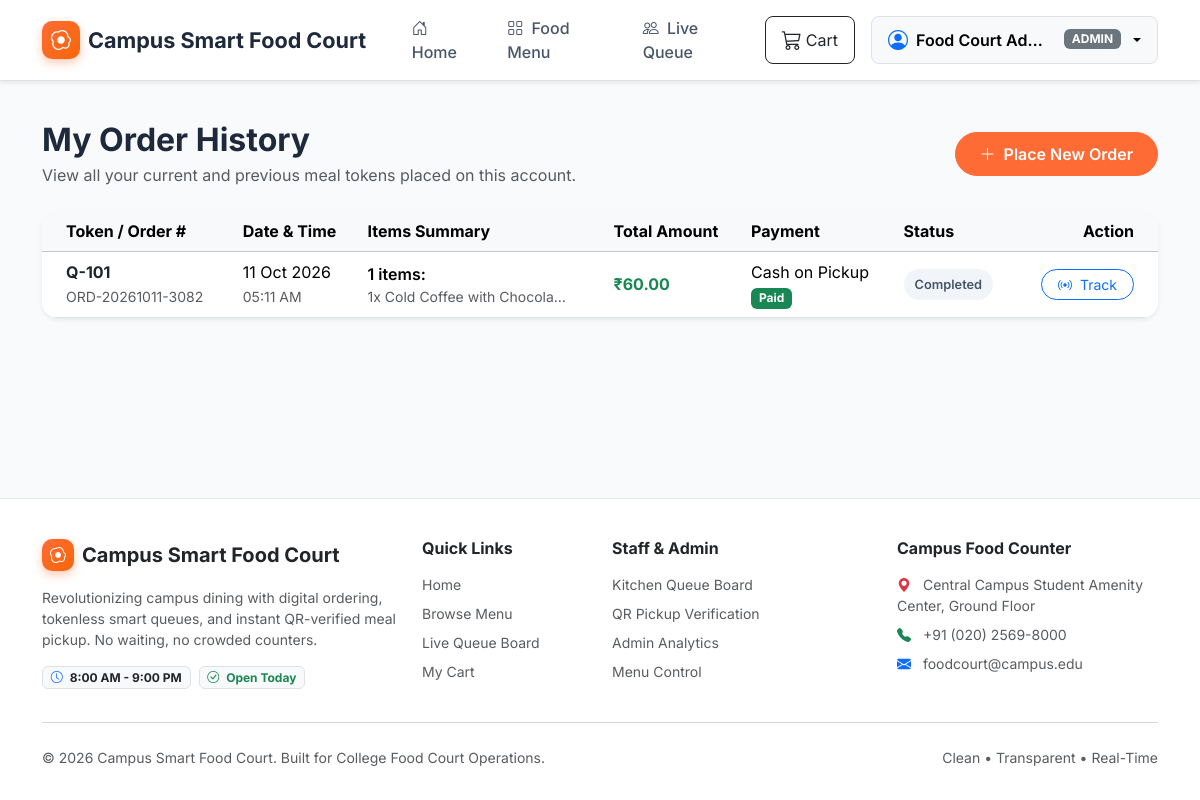
Screenshot of /student/orders (signed in) with the database file from the repository.
### app/models.py (models this page shows, shortened)
class ApplicationSetting(db.Model):
    __tablename__ = 'application_settings'
    id = db.Column(db.Integer, primary_key=True, autoincrement=True)
    key = db.Column(db.String(50), unique=True, nullable=False, index=True)
    value = db.Column(db.String(255), nullable=False)
    description = db.Column(db.String(255), nullable=True)
    @classmethod
    def get_value(cls, key, default=None):
        setting = cls.query.filter_by(key=key).first()
        return setting.value if setting else default

class User(db.Model):
    __tablename__ = 'users'
    id = db.Column(db.Integer, primary_key=True, autoincrement=True)
    username = db.Column(db.String(50), unique=True, nullable=False, index=True)
    email = db.Column(db.String(120), unique=True, nullable=False, index=True)
    password_hash = db.Column(db.String(255), nullable=False)
    full_name = db.Column(db.String(100), nullable=False)
    phone = db.Column(db.String(20), nullable=True)
    role = db.Column(db.String(20), nullable=False, default=UserRole.STUDENT)
    is_active = db.Column(db.Boolean, default=True, nullable=False)
    created_at = db.Column(db.DateTime, default=datetime.utcnow, nullable=False)
    updated_at = db.Column(db.DateTime, default=datetime.utcnow, onupdate=datetime.utcnow, nullable=False)
    orders = db.relationship('Order', back_populates='user', lazy='dynamic')
    @property
    def is_admin(self):
        return self.role == UserRole.ADMIN
    @property
    def is_staff(self):
        return self.role in [UserRole.STAFF, UserRole.ADMIN]

class Order(db.Model):
    __tablename__ = 'orders'
    id = db.Column(db.Integer, primary_key=True, autoincrement=True)
    order_number = db.Column(db.String(36), unique=True, nullable=False, index=True)
    user_id = db.Column(db.Integer, db.ForeignKey('users.id'), nullable=True, index=True)
    customer_name = db.Column(db.String(100), nullable=False)
    customer_phone = db.Column(db.String(20), nullable=False)
    customer_email = db.Column(db.String(120), nullable=True)
    total_amount = db.Column(db.Numeric(10, 2), nullable=False)
    status = db.Column(db.String(30), default=OrderStatus.PENDING, nullable=False, index=True)
    special_instructions = db.Column(db.Text, nullable=True)
    qr_code_path = db.Column(db.String(255), nullable=True)
    verification_token = db.Column(db.String(64), unique=True, nullable=False, index=True)
    created_at = db.Column(db.DateTime, default=datetime.utcnow, nullable=False, index=True)
    updated_at = db.Column(db.DateTime, default=datetime.utcnow, onupdate=datetime.utcnow, nullable=False)
    estimated_ready_time = db.Column(db.DateTime, nullable=True)
    completed_at = db.Column(db.DateTime, nullable=True)
    user = db.relationship('User', back_populates='orders')
    items = db.relationship('OrderItem', back_populates='order', cascade='all, delete-orphan')
    queue_entry = db.relationship('QueueEntry', back_populates='order', uselist=False, cascade='all, delete-orphan')
    payment = db.relationship('PaymentRecord', back_populates='order', uselist=False, cascade='all, delete-orphan')
    @property
    def item_count(self):
        return sum(item.quantity for item in self.items)

class QueueEntry(db.Model):
    __tablename__ = 'queue_entries'
    id = db.Column(db.Integer, primary_key=True, autoincrement=True)
    order_id = db.Column(db.Integer, db.ForeignKey('orders.id', ondelete='CASCADE'), unique=True, nullable=False)
    queue_number = db.Column(db.Integer, nullable=False, index=True)
    queue_display = db.Column(db.String(20), nullable=False)  # e.g. Q-101
    status = db.Column(db.String(30), default=QueueStatus.ACTIVE, nullable=False, index=True)
    joined_at = db.Column(db.DateTime, default=datetime.utcnow, nullable=False, index=True)
    called_at = db.Column(db.DateTime, nullable=True)
    completed_at = db.Column(db.DateTime, nullable=True)
    order = db.relationship('Order', back_populates='queue_entry')

class OrderItem(db.Model):
    __tablename__ = 'order_items'
    id = db.Column(db.Integer, primary_key=True, autoincrement=True)
    order_id = db.Column(db.Integer, db.ForeignKey('orders.id', ondelete='CASCADE'), nullable=False, index=True)
    menu_item_id = db.Column(db.Integer, db.ForeignKey('menu_items.id', ondelete='SET NULL'), nullable=True)
    item_name = db.Column(db.String(120), nullable=False)
    unit_price = db.Column(db.Numeric(10, 2), nullable=False)
    quantity = db.Column(db.Integer, nullable=False, default=1)
    subtotal = db.Column(db.Numeric(10, 2), nullable=False)
    notes = db.Column(db.String(255), nullable=True)
    order = db.relationship('Order', back_populates='items')
    menu_item = db.relationship('MenuItem', back_populates='order_items')

class PaymentRecord(db.Model):
    __tablename__ = 'payment_records'
    id = db.Column(db.Integer, primary_key=True, autoincrement=True)
    order_id = db.Column(db.Integer, db.ForeignKey('orders.id', ondelete='CASCADE'), unique=True, nullable=False)
    payment_method = db.Column(db.String(30), nullable=False)
    amount = db.Column(db.Numeric(10, 2), nullable=False)
    status = db.Column(db.String(20), default=PaymentStatus.PENDING, nullable=False)
    transaction_reference = db.Column(db.String(64), nullable=True)
    paid_at = db.Column(db.DateTime, nullable=True)
    created_at = db.Column(db.DateTime, default=datetime.utcnow, nullable=False)
    order = db.relationship('Order', back_populates='payment')

### app/student/routes.py (the view)
@student_bp.route('/student/orders')
@login_required
def order_history():
    orders = Order.query.filter_by(user_id=g.current_user.id)\
        .order_by(Order.created_at.desc())\
        .all()
    return render_template('order_history.html', orders=orders)

### app/templates/order_history.html (shortened to what this page needs)
{% extends "base.html" %}
{% block content %}
<div class="container py-4">
    <div class="d-flex justify-content-between align-items-center mb-4">
        <div>
            <h2 class="fw-bold mb-1">My Order History</h2>
            <p class="text-muted mb-0">View all your current and previous meal tokens placed on this account.</p>
        </div>
        <a href="{{ url_for('student.menu') }}" class="btn btn-primary rounded-pill px-4">
            <i class="bi bi-plus-lg me-1"></i> Place New Order
        </a>
    </div>
    {% if orders %}
        <div class="card border-0 shadow-sm rounded-4 overflow-hidden">
            <div class="table-responsive">
                <table class="table align-middle table-hover mb-0">
                    <thead class="table-light">
                        <tr>
                            <th class="ps-4">Token / Order #</th>
                            <th>Date & Time</th>
                            <th>Items Summary</th>
                            <th>Total Amount</th>
                            <th>Payment</th>
                            <th>Status</th>
                            <th class="text-end pe-4">Action</th>
                        </tr>
                    </thead>
                    <tbody>
                        {% for ord in orders %}
                            <tr>
                                <td class="ps-4">
                                    <div class="fw-bold text-dark fs-6">{{ ord.queue_entry.queue_display if ord.queue_entry else 'Q-...' }}</div>
                                    <small class="text-muted">{{ ord.order_number }}</small>
                                </td>
                                <td>
                                    <div>{{ ord.created_at.strftime('%d %b %Y') }}</div>
                                    <small class="text-muted">{{ ord.created_at.strftime('%I:%M %p') }}</small>
                                </td>
                                <td>
                                    <span class="fw-semibold">{{ ord.item_count }} items:</span>
                                    <small class="text-muted d-block text-truncate" style="max-width: 200px;">
                                        {% for item in ord.items %}
                                            {{ item.quantity }}x {{ item.item_name }}{% if not loop.last %}, {% endif %}
                                        {% endfor %}
                                    </small>
                                </td>
                                <td>
                                    <span class="fw-bold text-success">₹{{ "%.2f"|format(ord.total_amount) }}</span>
                                </td>
                                <td>
                                    <div>{{ ord.payment.payment_method if ord.payment else 'Cash' }}</div>
                                    <span class="badge bg-{{ 'success' if ord.payment and ord.payment.status == 'Paid' else 'secondary' }} small">
                                        {{ ord.payment.status if ord.payment else 'Pending' }}
                                    </span>
                                </td>
                                <td>
                                    <span class="badge-status {{ ord.status | replace(' ', '-') }}">{{ ord.status }}</span>
                                </td>
                                <td class="text-end pe-4">
                                    <a href="{{ url_for('student.track_order', order_number=ord.order_number) }}" class="btn btn-outline-primary btn-sm rounded-pill px-3">
                                        <i class="bi bi-broadcast me-1"></i> Track
                                    </a>
                                </td>
                            </tr>
                        {% endfor %}
                    </tbody>
                </table>
            </div>
        </div>
    {% endif %}
</div>
{% endblock %}

### app/templates/base.html (shortened to what this page needs)
<!DOCTYPE html>
<html lang="en">
<head>
    <link href="https://cdn.jsdelivr.net/npm/bootstrap@5.3.3/dist/css/bootstrap.min.css" rel="stylesheet">
    <link href="https://cdn.jsdelivr.net/npm/bootstrap-icons@1.11.3/font/bootstrap-icons.min.css" rel="stylesheet">
    <link rel="stylesheet" href="{{ url_for('static', filename='css/style.css') }}">
</head>
<body data-page="{% block page_id %}{% endblock %}">
    <div id="toast-container" class="toast-container position-fixed bottom-0 end-0 p-3" style="z-index: 1090;"></div>
    <nav class="navbar navbar-expand-lg navbar-light bg-white border-bottom sticky-top shadow-sm py-2">
        <div class="container">
            <a class="navbar-brand" href="{{ url_for('student.home') }}">
                <div class="brand-icon">
                    <i class="bi bi-egg-fried"></i>
                </div>
                <span>{{ food_court_name }}</span>
            </a>
            <div class="collapse navbar-collapse" id="navbarContent">
                <ul class="navbar-nav me-auto mb-2 mb-lg-0 ms-lg-3">
                    <li class="nav-item">
                        <a class="nav-link" href="{{ url_for('student.home') }}">
                            <i class="bi bi-house-door me-1"></i> Home
                        </a>
                    </li>
                    <li class="nav-item">
                        <a class="nav-link" href="{{ url_for('student.menu') }}">
                            <i class="bi bi-grid me-1"></i> Food Menu
                        </a>
                    </li>
                    <li class="nav-item">
                        <a class="nav-link" href="{{ url_for('student.live_queue') }}">
                            <i class="bi bi-people me-1"></i> Live Queue
                        </a>
                    </li>
                </ul>
                <div class="d-flex align-items-center gap-2">
                    <a href="{{ url_for('student.cart') }}" class="btn btn-outline-dark position-relative d-flex align-items-center px-3 py-2 rounded-3 me-2">
                        <i class="bi bi-cart3 fs-5 me-1"></i>
                        <span>Cart</span>
                    </a>
                    {% if current_user %}
                        <div class="dropdown">
                            <button class="btn btn-light dropdown-toggle border d-flex align-items-center gap-2 px-3 py-2 rounded-3" type="button" data-bs-toggle="dropdown" aria-expanded="false">
                                <i class="bi bi-person-circle fs-5 text-primary"></i>
                                <span class="fw-semibold text-truncate" style="max-width: 140px;">{{ current_user.full_name }}</span>
                                <span class="badge bg-secondary text-uppercase small">{{ current_user.role }}</span>
                            </button>
                        </div>
                    {% endif %}
                </div>
            </div>
        </div>
    </nav>
    <main>
        {% block content %}{% endblock %}
    </main>
    <footer>
        <div class="container">
            <div class="row g-4 mb-4">
                <div class="col-lg-4 col-md-6">
                    <div class="d-flex align-items-center gap-2 mb-3">
                        <div class="brand-icon" style="width: 32px; height: 32px; font-size: 1rem;">
                            <i class="bi bi-egg-fried"></i>
                        </div>
                        <h5 class="fw-bold mb-0 text-dark">{{ food_court_name }}</h5>
                    </div>
                    <p class="small text-muted mb-3">
                        Revolutionizing campus dining with digital ordering, tokenless smart queues, and instant QR-verified meal pickup. No waiting, no crowded counters.
                    </p>
                    <div class="d-flex gap-2">
                        <span class="badge bg-light text-dark border"><i class="bi bi-clock me-1 text-primary"></i> 8:00 AM - 9:00 PM</span>
                        <span class="badge bg-light text-success border"><i class="bi bi-check-circle me-1"></i> Open Today</span>
                    </div>
                </div>
                <div class="col-lg-2 col-md-6">
                    <h6 class="fw-bold text-dark mb-3">Quick Links</h6>
                    <ul class="list-unstyled small">
                        <li class="mb-2"><a href="{{ url_for('student.home') }}" class="text-decoration-none text-muted">Home</a></li>
                        <li class="mb-2"><a href="{{ url_for('student.menu') }}" class="text-decoration-none text-muted">Browse Menu</a></li>
                        <li class="mb-2"><a href="{{ url_for('student.live_queue') }}" class="text-decoration-none text-muted">Live Queue Board</a></li>
                        <li class="mb-2"><a href="{{ url_for('student.cart') }}" class="text-decoration-none text-muted">My Cart</a></li>
                    </ul>
                </div>
                <div class="col-lg-3 col-md-6">
                    <h6 class="fw-bold text-dark mb-3">Staff & Admin</h6>
                    <ul class="list-unstyled small">
                        <li class="mb-2"><a href="{{ url_for('staff.dashboard') }}" class="text-decoration-none text-muted">Kitchen Queue Board</a></li>
                        <li class="mb-2"><a href="{{ url_for('staff.verify_pickup') }}" class="text-decoration-none text-muted">QR Pickup Verification</a></li>
                        <li class="mb-2"><a href="{{ url_for('admin.dashboard') }}" class="text-decoration-none text-muted">Admin Analytics</a></li>
                        <li class="mb-2"><a href="{{ url_for('admin.menu_management') }}" class="text-decoration-none text-muted">Menu Control</a></li>
                    </ul>
                </div>
                <div class="col-lg-3 col-md-6">
                    <h6 class="fw-bold text-dark mb-3">Campus Food Counter</h6>
                    <p class="small text-muted mb-2">
                        <i class="bi bi-geo-alt-fill text-danger me-2"></i> Central Campus Student Amenity Center, Ground Floor
                    </p>
                    <p class="small text-muted mb-2">
                        <i class="bi bi-telephone-fill text-success me-2"></i> +91 (020) 2569-8000
                    </p>
                    <p class="small text-muted mb-0">
                        <i class="bi bi-envelope-fill text-primary me-2"></i> foodcourt@campus.edu
                    </p>
                </div>
            </div>
            <hr class="text-muted opacity-25">
            <div class="d-flex flex-column flex-sm-row justify-content-between align-items-center py-2">
                <p class="small text-muted mb-0">&copy; 2026 {{ food_court_name }}. Built for College Food Court Operations.</p>
                <div class="small text-muted">
                    <span>Clean &bull; Transparent &bull; Real-Time</span>
                </div>
            </div>
        </div>
    </footer>
</body>
</html>

### rows the page displays
ApplicationSetting: value "Campus Smart Food Court"
User: full_name "Food Court Ad…", role "ADMIN"
Order: queue_entry "Q-101", order_number "ORD-20261011-3082", created_at "11 Oct 2026", created_at "05:11 AM", item_count "1", total_amount "60.00", payment "Cash on Pickup", payment "Paid", status "Completed"
OrderItem: quantity "1", item_name "Cold Coffee with Chocola…"
